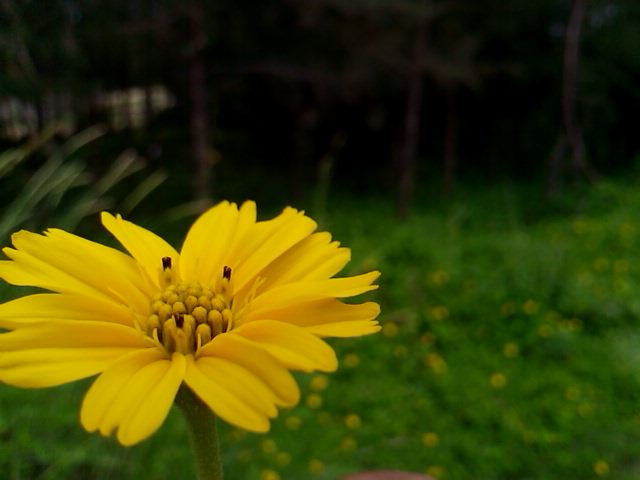
#> input picture numPy_scripts/flower.jpg, 640 x 480 px
$ python image_red_scale.py   (older library calls are emulated)
#> lines starting #> are read from the running program, lines starting #| are printed output that depends on the picture
"""Image Processing using NumPy.

Converting a coloured image into red,blue,or green channels.
put 0 for red channel, 1 for green channel and 2 for blue channel in line 16
"""

from scipy import misc
import numpy as np
import matplotlib.pyplot as plt


image = misc.imread('flower.jpg')
#> image is the input picture: shape (480, 640, 3); mean R, G, B 61.7, 64.9, 5.4


""" Crearting a new zero martix of same size as that of image.
Using slicing of array we are getting r,g,b channel
"""
image_new = np.zeros_like(image)
image_new[:, :, 1] = image[:, :, 1]
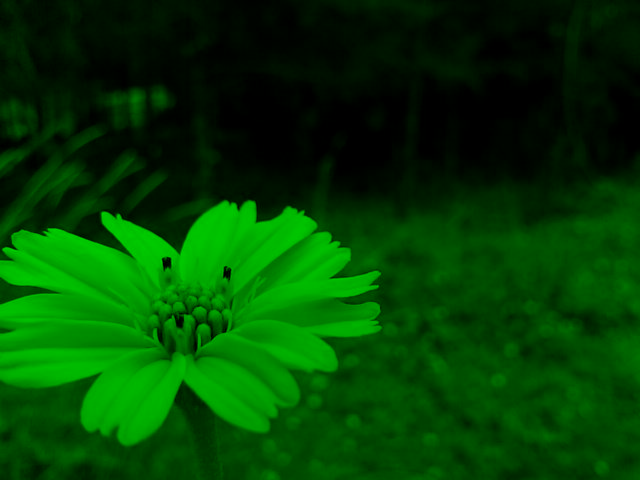
#> image_new: shape (480, 640, 3); mean R, G, B 0, 64.9, 0


"""Saving the final image, and then plotting them"""
misc.imsave('flower-new.jpg', image_new)
image_new = misc.imread('flower-new.jpg')
fig = plt.figure()
ax1 = fig.add_subplot(2, 1, 1)
ax1 = plt.imshow(image)
ax2 = fig.add_subplot(2, 1, 2)
ax2 = plt.imshow(image_new)
plt.show()
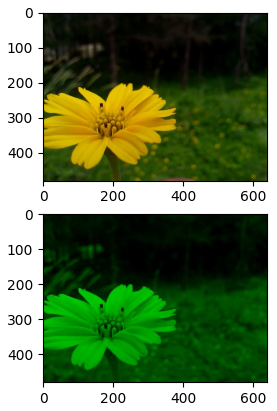
#> figure drawn by matplotlib, 2 panels
